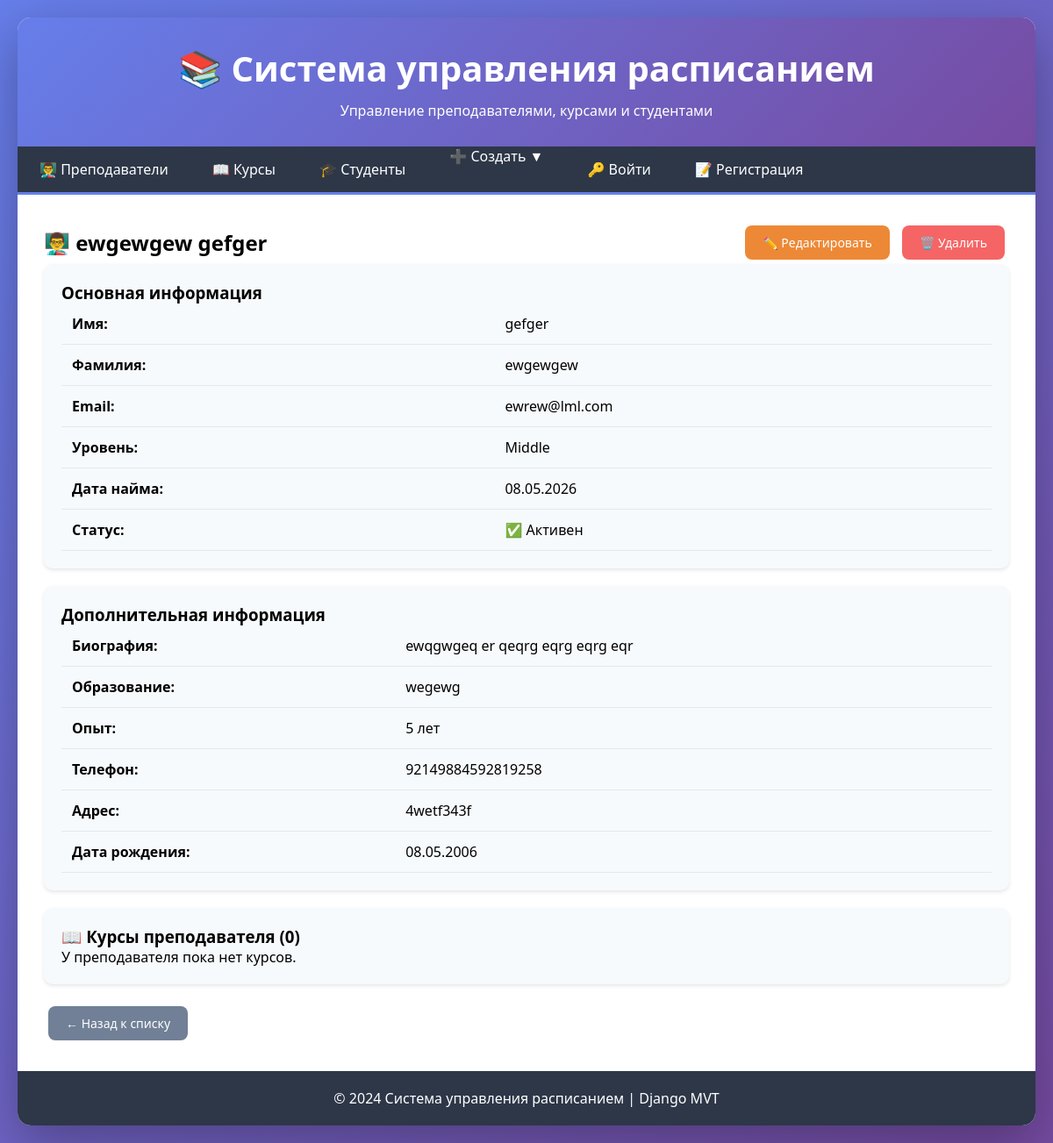
The app's page /schedule/teachers/1/ with its own data.
### schedule/models.py (models this page shows, shortened)
class Teacher(models.Model):
    LEVEL_CHOICES = [
        ('junior', 'Junior'),
        ('middle', 'Middle'),
        ('senior', 'Senior'),
        ('lead', 'Lead'),
    ]
    first_name = models.CharField(max_length=100, verbose_name="Имя", db_index=True)
    last_name = models.CharField(max_length=100, verbose_name="Фамилия", db_index=True)
    email = models.EmailField(verbose_name="Email", unique=True)  # уникальное поле
    level = models.CharField(max_length=20, choices=LEVEL_CHOICES, verbose_name="Уровень", default='middle')
    hire_date = models.DateField(verbose_name="Дата найма", auto_now_add=True)
    is_active = models.BooleanField(verbose_name="Активен", default=True)
    info = models.OneToOneField(
        TeacherInfo,
        on_delete=models.CASCADE,
        verbose_name="Информация",
        null=True,
        blank=True
    )
    rating = models.DecimalField(
        max_digits=3, decimal_places=2,
        default=0, null=True, blank=True,
        verbose_name="Рейтинг",
        help_text="Рейтинг от 0 до 5"
    )
    hire_date = models.DateField(
        verbose_name="Дата найма",
        auto_now_add=True  # уже должно быть
    )
    class Meta:
        verbose_name = "Преподаватель"
        verbose_name_plural = "Преподаватели"
        ordering = ['last_name', 'first_name']
    @property
    def full_name(self):
        return f"{self.last_name} {self.first_name}"

class TeacherInfo(models.Model):
    biography = models.TextField(verbose_name="Биография", blank=True)
    education = models.CharField(max_length=500, verbose_name="Образование", blank=True)
    experience_years = models.PositiveIntegerField(verbose_name="Лет опыта", default=0)
    phone = models.CharField(max_length=20, verbose_name="Телефон", blank=True, null=True)
    address = models.CharField(max_length=200, verbose_name="Адрес", blank=True, null=True)
    birth_date = models.DateField(verbose_name="Дата рождения", blank=True, null=True)
    class Meta:
        verbose_name = "Информация о преподавателе"
        verbose_name_plural = "Информация о преподавателях"

### schedule/views.py (the view)
# urls.py: path('teachers/<int:pk>/', views.teacher_detail, name='teacher_detail'),
def teacher_detail(request, pk):
    teacher = get_object_or_404(Teacher, pk=pk)
    return render(request, 'schedule/teacher_detail.html', {'teacher': teacher})

### schedule/templates/schedule/teacher_detail.html (shortened to what this page needs)
{% extends 'schedule/base.html' %}
{% block content %}
<div style="display: flex; justify-content: space-between; align-items: center;">
    <h2>👨‍🏫 {{ teacher.full_name }}</h2>
    <div>
        <a href="{% url 'schedule:teacher_update' teacher.id %}" class="btn btn-warning">✏️ Редактировать</a>
        <a href="{% url 'schedule:teacher_delete' teacher.id %}" class="btn btn-danger">🗑️ Удалить</a>
    </div>
</div>
<div class="card">
    <h3>Основная информация</h3>
    <table class="table">
        <tr><th>Имя:</th><td>{{ teacher.first_name }}</td></tr>
        <tr><th>Фамилия:</th><td>{{ teacher.last_name }}</td></tr>
        <tr><th>Email:</th><td>{{ teacher.email }}</td></tr>
        <tr><th>Уровень:</th><td>{{ teacher.get_level_display }}</td></tr>
        <tr><th>Дата найма:</th><td>{{ teacher.hire_date|date:"d.m.Y" }}</td></tr>
        <tr><th>Статус:</th><td>{% if teacher.is_active %}✅ Активен{% else %}❌ Неактивен{% endif %}</td></tr>
    </table>
</div>
{% if teacher.info %}
<div class="card">
    <h3>Дополнительная информация</h3>
    <table class="table">
        <tr><th>Биография:</th><td>{{ teacher.info.biography|default:"-" }}</td></tr>
        <tr><th>Образование:</th><td>{{ teacher.info.education|default:"-" }}</td></tr>
        <tr><th>Опыт:</th><td>{{ teacher.info.experience_years }} лет</td></tr>
        <tr><th>Телефон:</th><td>{{ teacher.info.phone|default:"-" }}</td></tr>
        <tr><th>Адрес:</th><td>{{ teacher.info.address|default:"-" }}</td></tr>
        <tr><th>Дата рождения:</th><td>{{ teacher.info.birth_date|date:"d.m.Y"|default:"-" }}</td></tr>
    </table>
</div>
{% endif %}
<div class="card">
    <h3>📖 Курсы преподавателя ({{ teacher.courses.count }})</h3>
    {% if teacher.courses.all %}
    <table class="table">
        <thead>
            <tr><th>Название</th><th>Уровень</th><th>Цена</th><th>Дата старта</th><th>Действия</th></tr>
        </thead>
        <tbody>
            {% for course in teacher.courses.all %}
            <tr>
                <td>{{ course.name }}</td>
                <td>{{ course.get_level_display }}</td>
                <td>{{ course.price }} ₽</td>
                <td>{{ course.start_date|date:"d.m.Y" }}</td>
                <td><a href="{% url 'schedule:course_detail' course.id %}" class="btn btn-primary">Подробнее</a></td>
            </tr>
            {% endfor %}
        </tbody>
    </table>
    {% else %}
    <p>У преподавателя пока нет курсов.</p>
    {% endif %}
</div>
<a href="{% url 'schedule:teacher_index' %}" class="btn btn-secondary">← Назад к списку</a>
{% endblock %}

### schedule/templates/schedule/base.html (style rules this page uses)
* { margin: 0; padding: 0; box-sizing: border-box; }
body { font-family: 'Segoe UI', Tahoma, Geneva, Verdana, sans-serif; background: linear-gradient(135deg, #667eea 0%, #764ba2 100%); min-height: 100vh; padding: 20px; }
.btn { display: inline-block; padding: 10px 20px; border: none; border-radius: 8px; cursor: pointer; text-decoration: none; font-size: 14px; transition: all 0.3s; margin: 5px; }
.btn-danger { background: #f56565; color: white; }
.btn-warning { background: #ed8936; color: white; }
.btn-secondary { background: #718096; color: white; }
.card { background: #f7fafc; border-radius: 10px; padding: 20px; margin-bottom: 20px; box-shadow: 0 2px 4px rgba(0,0,0,0.1); }
.table { width: 100%; border-collapse: collapse; }
.table th, .table td { padding: 12px; text-align: left; border-bottom: 1px solid #e2e8f0; }
.table th { background: #f7fafc; font-weight: 600; }

### records on screen
Teacher: full_name "ewgewgew gefger", first_name "gefger", last_name "ewgewgew", email "ewrew@lml.com", level "Middle", hire_date "08.05.2026", info.biography "ewqgwgeq er qeqrg eqrg eqrg eqr", info.education "wegewg", info.experience_years "5", info.phone "92149884592819258", info.address "4wetf343f", info.birth_date "08.05.2006", courses.count "0"
